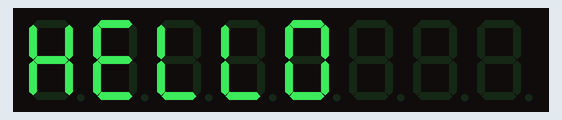
Recording of a sketch running on a simulated Arduino Uno, built with avr-gcc and run on an emulated ATmega328P. Parts: 8-digit seven-segment display. Wiring (inferred from the names in the program): TM1638 display and keys: STB pin 2; clock pin 3; DIO pin 4.

Above: at 0.3 s.
At 5.5 s:
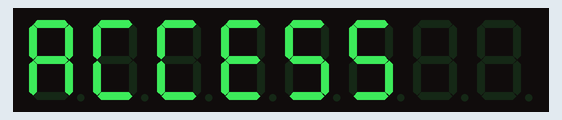
At 6.8 s:
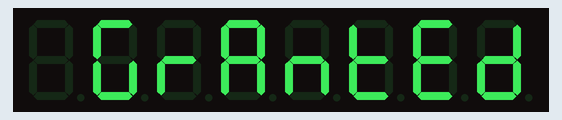

Measured:
- by itself, everything shown: repeats every 2.5 s, in 3 steps
- what the display in image 0 shows lasts 5.3 s, from 0.2 s to 5.5 s
- what the display in image 1 shows lasts 1.2 s, from 5.5 s to 6.7 s

The sketch:

TM1638.ino
```cpp
// TM1638 board with 8 buttons and 8 digit 7 segment display.

/*  Strobe pin - chip select
 *      input data when strobe is low, when high, clock is ignored.
 *      Used for board initialization for each command-data byte pair.
 *
 *  Clock - reads data on rising edge and outputs on falling edge.
 *
 *  DIO - Data I/O
 *      input data on raising edge, output on falling edge of CLK.
 *
 *  Possible commands:
 *      Activate/Deactivate & init display
 *      Write byte at specific address
 *      Write byte starting from address (allows more bytes
 *          of data to be input without taking STB HIGH)
 *      Read buttons
 *
 *  Commands:
 *      10001bbb - Activate display with bbb brightness
 *              maximum brightness is 10001111
 *              minimum brightness is 10001000
 *      01000100 address value - Write a data at specific loc
 *              address 1100aaaa
 *              value   0100vvvv
 *      01000000 address value value - write data from location onwards
 *              address 1100aaaa
 *              value   0100vvvv
 *                  send more data bytes to light more segments
 *                  jumps automatically to next digit
 *                  when end reached, starts from beginning
 *      01000010 - Read buttons
 *              data pin must be set to INPUT
 *
 *
 *  Display addresses:
 *      0000    digit 1 (from left)
 *      0010    digit 2
 *      0100    digit 3
 *      0110    digit 4
 *      1000    digit 5
 *      1010    digit 6
 *      1100    digit 7
 *      1110    digit 8
 *
 *      0001    led 1
 *      0011    led 2
 *      0101    led 3
 *      0111    led 4
 *      1001    led 5
 *      1011    led 6
 *      1101    led 7
 *      1111    led 8
 *
 *  Segments:
 *      0b00000000
 *        .gfedcba
 *
 *         ---a---
 *        |       |
 *        f       b
 *        |       |
 *         ---g---
 *        |       |
 *        e       c
 *        |       |
 *         ---d---  .
 *
 */

const uint8_t stb   = 2;           //  strobe pin 2 - out only
const uint8_t clk   = 3;           //  clock pin 3 - out only
const uint8_t dio   = 4;           //  data pin 4 - in out

const uint8_t schar = 0b01000000;  //  definition of commands

const uint8_t blk   = 0b00000000;  //  blank character

const uint8_t chA   = 0b01110111;  //  definition of characters
const uint8_t chB   = 0b01111100;
const uint8_t chC   = 0b00111001;
const uint8_t chD   = 0b01011110;
const uint8_t chE   = 0b01111001;
const uint8_t chF   = 0b01110001;
const uint8_t chG   = 0b00111101;
const uint8_t chH   = 0b01110110;
const uint8_t chL   = 0b00111000;
const uint8_t chO   = 0b00111111;
const uint8_t chR   = 0b01010000;
const uint8_t chN   = 0b01010100;
const uint8_t chT   = 0b01111000;

const uint8_t nm0   = 0b00111111;  // definition of numbers
const uint8_t nm1   = 0b00000110;
const uint8_t nm2   = 0b01011011;
const uint8_t nm3   = 0b01001111;
const uint8_t nm4   = 0b01100110;
const uint8_t nm5   = 0b01101101;
const uint8_t nm6   = 0b01111101;
const uint8_t nm7   = 0b00000111;
const uint8_t nm8   = 0b01111111;
const uint8_t nm9   = 0b01101111;

const uint8_t dig1  = 0b11000000;  // definition of display digits
const uint8_t dig2  = 0b11000010;  // leftmost first
const uint8_t dig3  = 0b11000100;
const uint8_t dig4  = 0b11000110;
const uint8_t dig5  = 0b11001000;
const uint8_t dig6  = 0b11001010;
const uint8_t dig7  = 0b11001100;
const uint8_t dig8  = 0b11001110;


void sendCommand(uint8_t value) {
  digitalWrite(stb, LOW);
  shiftOut(dio, clk, LSBFIRST, value);
  digitalWrite(stb, HIGH);
}

void sendDigit(uint8_t address, uint8_t value) {
  digitalWrite(stb, LOW);
  shiftOut(dio, clk, LSBFIRST, schar);
  digitalWrite(stb, HIGH);
  digitalWrite(stb, LOW);
  shiftOut(dio, clk, LSBFIRST, address);
  shiftOut(dio, clk, LSBFIRST, value);
  digitalWrite(stb, HIGH);
}

uint8_t readButtons(void){
  uint8_t buttons = 0;
  digitalWrite(stb, LOW);
  shiftOut(dio, clk, LSBFIRST, 0b01000010);  // reading buttons command
  pinMode(dio, INPUT);  // setting data pin as input
  for(uint8_t i=0; i<4; i++){
    uint8_t v = shiftIn(dio, clk, LSBFIRST) << i;
    buttons |= v;
  }
  pinMode(dio, OUTPUT);  // setting data pin back to output
  digitalWrite(stb, HIGH);
  return buttons;
}

void setLed(uint8_t value, uint8_t possition){
  pinMode(dio, OUTPUT);  // make sure data pin is output
  sendCommand(0b01000100);  // write to single location
  digitalWrite(stb, LOW);
  shiftOut(dio, clk, LSBFIRST, 0b11000001 + (possition << 1));
  shiftOut(dio, clk, LSBFIRST, value);
  digitalWrite(stb, HIGH);
}

void reset(){  // clearing the registers
  sendCommand(0b01000000); // set auto-increment mode
  digitalWrite(stb, LOW);
  shiftOut(dio, clk, LSBFIRST, 0b11000000);    // start at position 0
  for(uint8_t i=0; i < 16; i++){
    shiftOut(dio, clk, LSBFIRST, 0b0000);      // send 0
    delay(15);
    }
  digitalWrite(stb, HIGH);
}

void setup() {
  pinMode(stb, OUTPUT);
  pinMode(clk, OUTPUT);
  pinMode(dio, OUTPUT);

  sendCommand(0b10001001);  //brightness
  reset();

  sendDigit(dig1, chH);
  sendDigit(dig2, chE);
  sendDigit(dig3, chL);
  sendDigit(dig4, chL);
  sendDigit(dig5, chO);
  sendDigit(dig6, blk);
  sendDigit(dig7, blk);
  sendDigit(dig8, blk);

  delay(5000);
  reset();

}

void loop() {

  sendDigit(dig1, chA);
  sendDigit(dig2, chC);
  sendDigit(dig3, chC);
  sendDigit(dig4, chE);
  sendDigit(dig5, nm5);
  sendDigit(dig6, nm5);
  sendDigit(dig7, blk);
  sendDigit(dig8, blk);
  delay(1000);
  reset();
  sendDigit(dig1, blk);
  sendDigit(dig2, chG);
  sendDigit(dig3, chR);
  sendDigit(dig4, chA);
  sendDigit(dig5, chN);
  sendDigit(dig6, chT);
  sendDigit(dig7, chE);
  sendDigit(dig8, chD);
  delay(1000);
  reset();


//  uint8_t buttons = readButtons();
//  // logic add of led address and button address
//  for(uint8_t possition = 0; possition < 8; possition++){
//    uint8_t mask = 0b00000001 << possition;
//    setLed(buttons & mask ? 1 : 0, possition);
//    }

}
```
